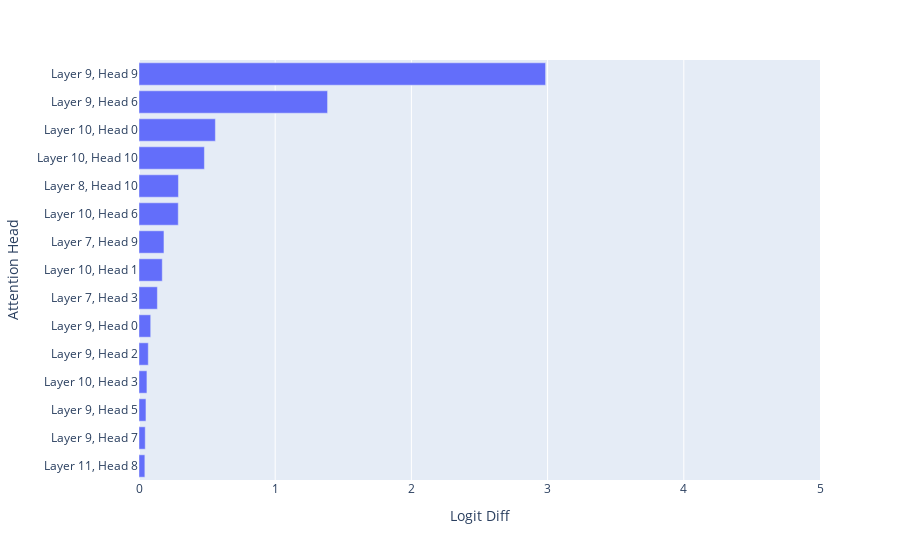

The code cell stored with this chart in its notebook:
### Code cell
plot_attention_heads(per_head_logit_diffs, top_n=15, range_x=[0, 5])

### Figure 1 — Plotly figure (JSON) as saved in the notebook; plotly's stock layout.template omitted (floating-point values rounded to 4 significant figures)
{"data": [{"alignmentgroup": "True", "hovertemplate": "Logit Diff=%{x}<br>Attention Head=%{y}<extra></extra>", "legendgroup": "", "marker": {"color": "#636efa", "pattern": {"shape": ""}}, "name": "", "offsetgroup": "", "orientation": "h", "showlegend": false, "textposition": "auto", "type": "bar", "x": [0.04301, 0.04584, 0.05112, 0.05822, 0.06817, 0.08595, 0.1349, 0.1708, 0.1833, 0.2883, 0.2896, 0.4802, 0.5609, 1.384, 2.985], "xaxis": "x", "y": ["Layer 11, Head 8", "Layer 9, Head 7", "Layer 9, Head 5", "Layer 10, Head 3", "Layer 9, Head 2", "Layer 9, Head 0", "Layer 7, Head 3", "Layer 10, Head 1", "Layer 7, Head 9", "Layer 10, Head 6", "Layer 8, Head 10", "Layer 10, Head 10", "Layer 10, Head 0", "Layer 9, Head 6", "Layer 9, Head 9"], "yaxis": "y"}], "layout": {"barmode": "relative", "legend": {"tracegroupgap": 0}, "margin": {"t": 60}, "xaxis": {"anchor": "y", "domain": [0, 1], "range": [0, 5], "title": {"text": "Logit Diff"}}, "yaxis": {"anchor": "x", "domain": [0, 1], "title": {"text": "Attention Head"}}}}
